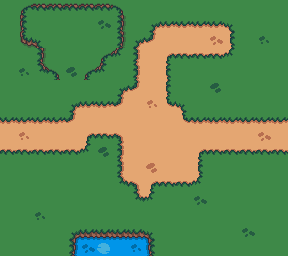

A level layout from a 2D game, rendered from its tile map. Below: a short description, then the map file with tile-grid data replaced by summaries:
An orthogonal 18x16 tile map with 16x16 px tiles, 2 tile layers (ground, water), 2 tilesets and 13 objects (3x Ore, trap_trigger, Chest, Player).

<map version="1.10" tiledversion="1.11.2" orientation="orthogonal" renderorder="right-down" width="18" height="16" tilewidth="16" tileheight="16" infinite="0" nextlayerid="7" nextobjectid="25">
 <properties>
  <property name="music" value="TOWN" />
 </properties>
 <tileset firstgid="1" source="objects.tsx" />
 <tileset firstgid="10" source="tileset.tsx" />
 <layer id="1" name="ground" width="18" height="16">
  <data>[288 cells, 288 non-empty, 35 distinct tile ids]</data>
 </layer>
 <layer id="3" name="water" width="18" height="16">
  <data>[288 cells, 3 non-empty, 3 distinct tile ids]</data>
 </layer>
 <objectgroup id="6" name="trigger">
  <object id="16" name="trap_trigger" x="97" y="114" width="14" height="12">
   <properties>
    <property name="sensor" type="bool" value="true" />
   </properties>
  </object>
 </objectgroup>
 <objectgroup id="5" name="objects">
  <object id="5" gid="3" x="197" y="118" width="80" height="112" />
  <object id="9" name="Chest" gid="5" x="32" y="32" width="16" height="16" />
  <object id="10" name="Player" gid="2" x="25" y="214" width="32" height="32">
   <properties>
    <property name="camFollow" type="bool" value="true" />
    <property name="controller" type="bool" value="true" />
    <property name="interactDelay" type="float" value="0.4" />
    <property name="inventoryOpen" type="bool" value="false" />
   </properties>
  </object>
  <object id="11" gid="6" x="44" y="200" width="41" height="63" />
  <object id="12" gid="6" x="137" y="206" width="41" height="63" />
  <object id="13" gid="6" x="72" y="93" width="41" height="63" />
  <object id="14" gid="6" x="176" y="123" width="41" height="63" />
  <object id="15" gid="7" x="96" y="128" width="16" height="16" />
  <object id="17" gid="8" x="149" y="132" width="32" height="32" />
  <object id="22" name="Ore" gid="9" x="160" y="256" width="16" height="16" />
  <object id="23" name="Ore" gid="9" x="96" y="224" width="16" height="16" />
  <object id="24" name="Ore" gid="9" x="240" y="208" width="16" height="16" />
 </objectgroup>
</map>
